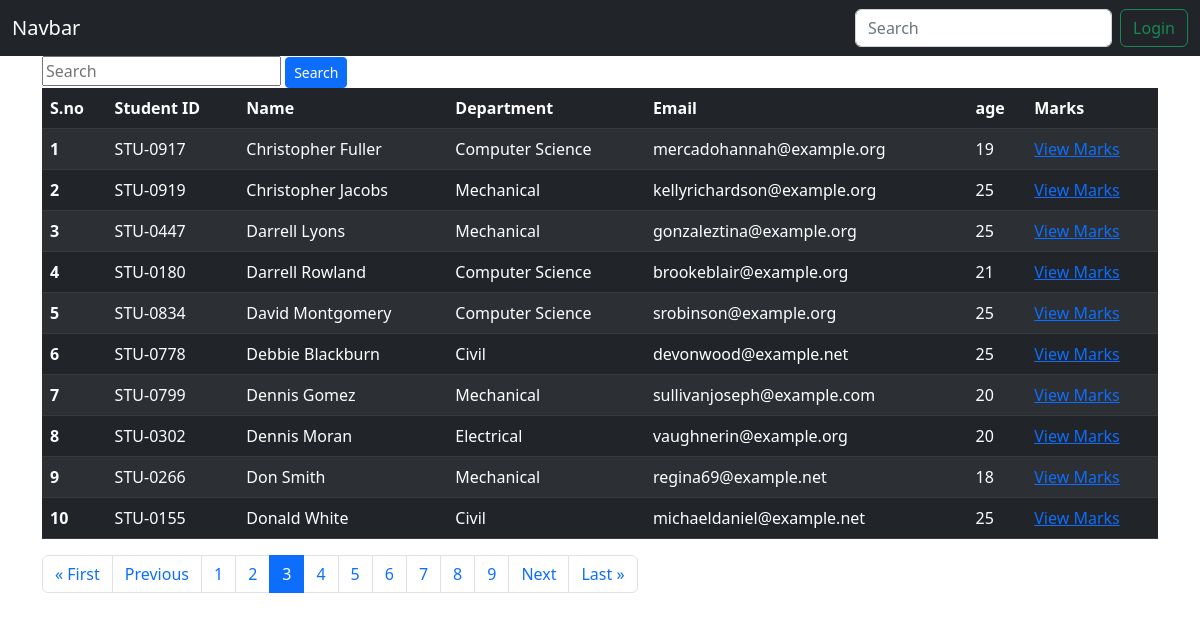
The app's page /students?page=3 with its own data.
### college/models.py (models this page shows, shortened)
class Student(models.Model):
   department=models.ForeignKey(Department, related_name="depart", on_delete=models.CASCADE)
   student_id=models.OneToOneField(StudentId, related_name="studentid", on_delete=models.CASCADE)
   name=models.CharField(max_length=100)
   age=models.IntegerField(default=18)
   email=models.EmailField(unique=True)
   address=models.TextField()
   is_deleted=models.BooleanField(default=False)
   objects=StudentManager()            # Student.objects.all() will give data with is_deleted field as false
   admin_objects=models.Manager()            # Student.admin_objects.all() will give data with is_deleted field as True i.e complete data
   class Meta:
      ordering=['name']
      verbose_name='student'

class StudentId(models.Model):
   studentId=models.CharField(max_length=100)
   def __str__(self):
       return self.studentId

class Department(models.Model):
  department=models.CharField(max_length=100)
  def __str__(self)->str:
      return self.department
  class Meta:
     ordering = ["department"]

### college/views.py (the view, shortened to what this page needs)
# urls.py: path('students', get_students, name='get_students'),
def get_students(request):
  queryset=Student.objects.all()
  paginator = Paginator(queryset, 10)  # Show 10 contacts per page.
  page_number = request.GET.get("page")
  page_obj = paginator.get_page(page_number)
  return render(request, 'students.html', {"page":"All Students", "page_obj":page_obj})

### college/models.py (called while the page is built)
    def get_queryset(self):
        return super().get_queryset().filter(is_deleted=False)

### college/templates/students.html (shortened to what this page needs)
{% extends "base-template.html" %}
{% block start %}
<div class="container">
  <form>
    <div>
      <input type="text" placeholder="Search" name="search">
      <button class="btn btn-sm btn-primary">Search</button>
    </div>
    <table class="table table-striped table-dark">
      <thead>
        <tr>
          <th scope="col">S.no</th>
          <th scope="col">Student ID</th>
          <th scope="col">Name</th>
          <th scope="col">Department</th>
          <th scope="col">Email</th>
          <th scope="col">age</th>
          <th scope="col">Marks</th>
        </tr>
      </thead>
      <tbody>
        {% for student in page_obj %}
        <tr>
          <th scope="row">{{forloop.counter}}</th>
          <td>{{student.student_id}}</td>
          <td>{{student.name}}</td>
          <td>{{student.department}}</td>
          <td>{{student.email}}</td>
          <td>{{student.age}}</td>
          <td><a href="see_marks/{{student.email}}">View Marks</a></td>
        </tr>
        {% endfor %}
      </tbody>
    </table>
  </form>
  <nav aria-label="Page navigation">
    <ul class="pagination">
      {% if page_obj.has_previous %}
        <li class="page-item">
          <a class="page-link" href="?page=1" aria-label="First">
            <span aria-hidden="true">&laquo; First</span>
          </a>
        </li>
        <li class="page-item">
          <a class="page-link" href="?page={{ page_obj.previous_page_number }}" aria-label="Previous">
            <span aria-hidden="true">Previous</span>
          </a>
        </li>
      {% else %}
        <li class="page-item disabled">
          <a class="page-link" href="#">Previous</a>
        </li>
      {% endif %}
      {% for i in page_obj.paginator.page_range %}
        {% if page_obj.number == i %}
          <li class="page-item active" aria-current="page">
            <a class="page-link" href="#">{{ i }}</a>
          </li>
        {% else %}
          <li class="page-item">
            <a class="page-link" href="?page={{ i }}">{{ i }}</a>
          </li>
        {% endif %}
      {% endfor %}
      {% if page_obj.has_next %}
        <li class="page-item">
          <a class="page-link" href="?page={{ page_obj.next_page_number }}" aria-label="Next">
            <span aria-hidden="true">Next</span>
          </a>
        </li>
        <li class="page-item">
          <a class="page-link" href="?page={{ page_obj.paginator.num_pages }}" aria-label="Last">
            <span aria-hidden="true">Last &raquo;</span>
          </a>
        </li>
      {% else %}
        <li class="page-item disabled">
          <a class="page-link" href="#">Next</a>
        </li>
      {% endif %}
    </ul>
  </nav>
</div>
{% endblock %}

### records on screen
Student: student_id "STU-0917", name "Christopher Fuller", department "Computer Science", email "mercadohannah@example.org", age "19"
Student: student_id "STU-0919", name "Christopher Jacobs", department "Mechanical", email "kellyrichardson@example.org", age "25"
Student: student_id "STU-0447", name "Darrell Lyons", department "Mechanical", email "gonzaleztina@example.org", age "25"
Student: student_id "STU-0180", name "Darrell Rowland", department "Computer Science", email "brookeblair@example.org", age "21"
Student: student_id "STU-0834", name "David Montgomery", department "Computer Science", email "srobinson@example.org", age "25"
Student: student_id "STU-0778", name "Debbie Blackburn", department "Civil", email "devonwood@example.net", age "25"
Student: student_id "STU-0799", name "Dennis Gomez", department "Mechanical", email "sullivanjoseph@example.com", age "20"
Student: student_id "STU-0302", name "Dennis Moran", department "Electrical", email "vaughnerin@example.org", age "20"
Student: student_id "STU-0266", name "Don Smith", department "Mechanical", email "regina69@example.net", age "18"
Student: student_id "STU-0155", name "Donald White", department "Civil", email "michaeldaniel@example.net", age "25"

### other values on screen
{{ i }} "1" "2" "4" "5" "6" "7" "8" "9"
{{ i }} "3"
